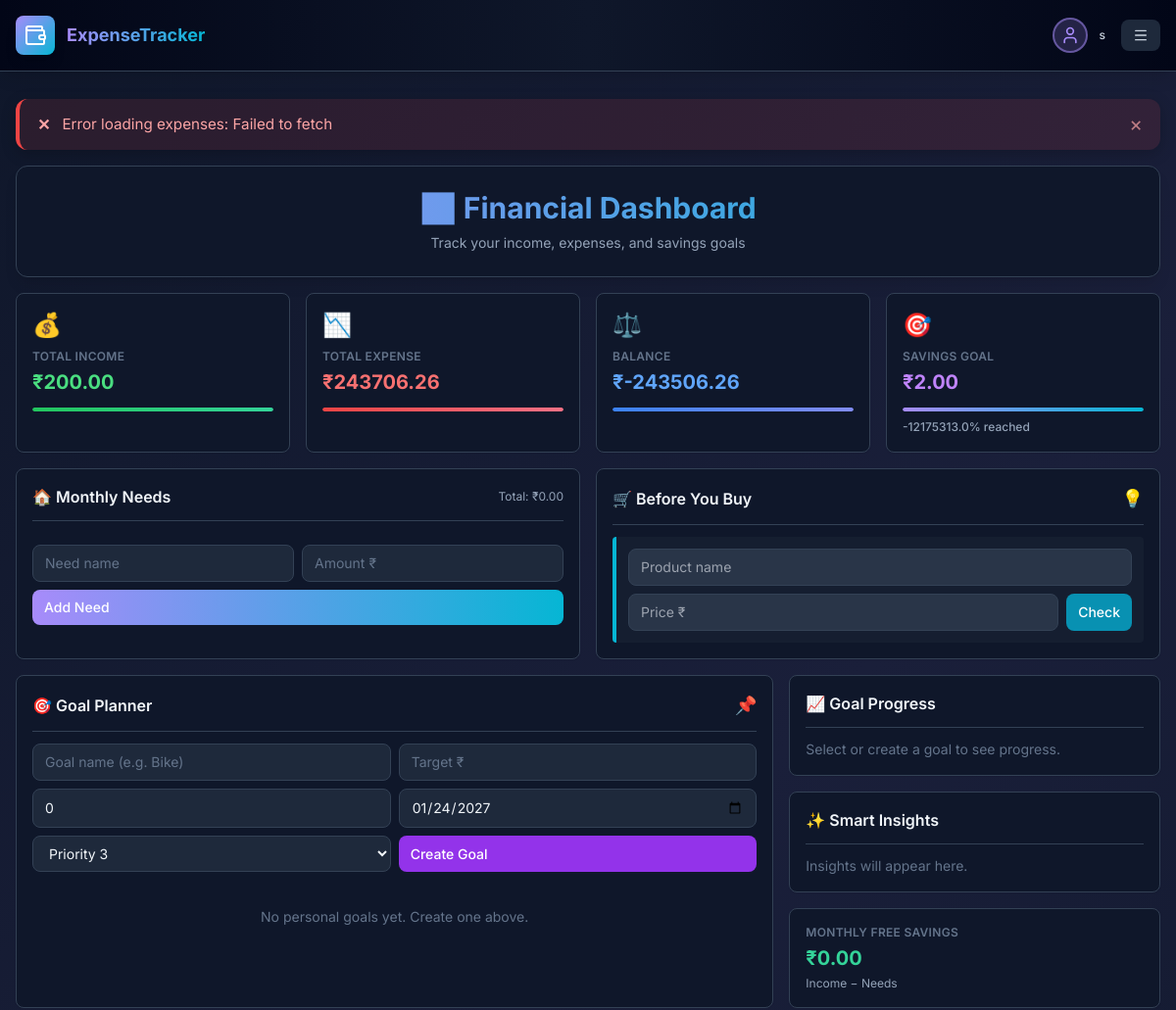
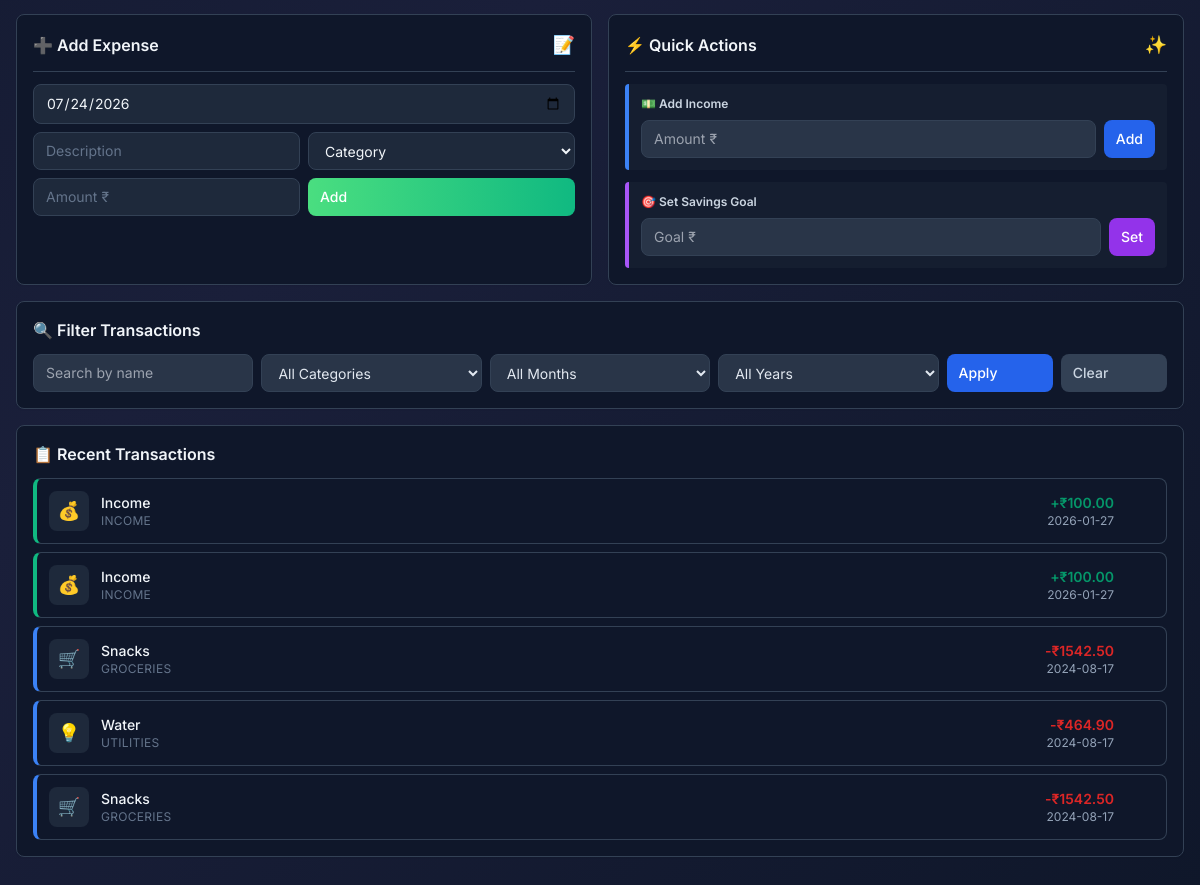
Before: / (signed in) with the older database file (2 pictures, top to bottom).
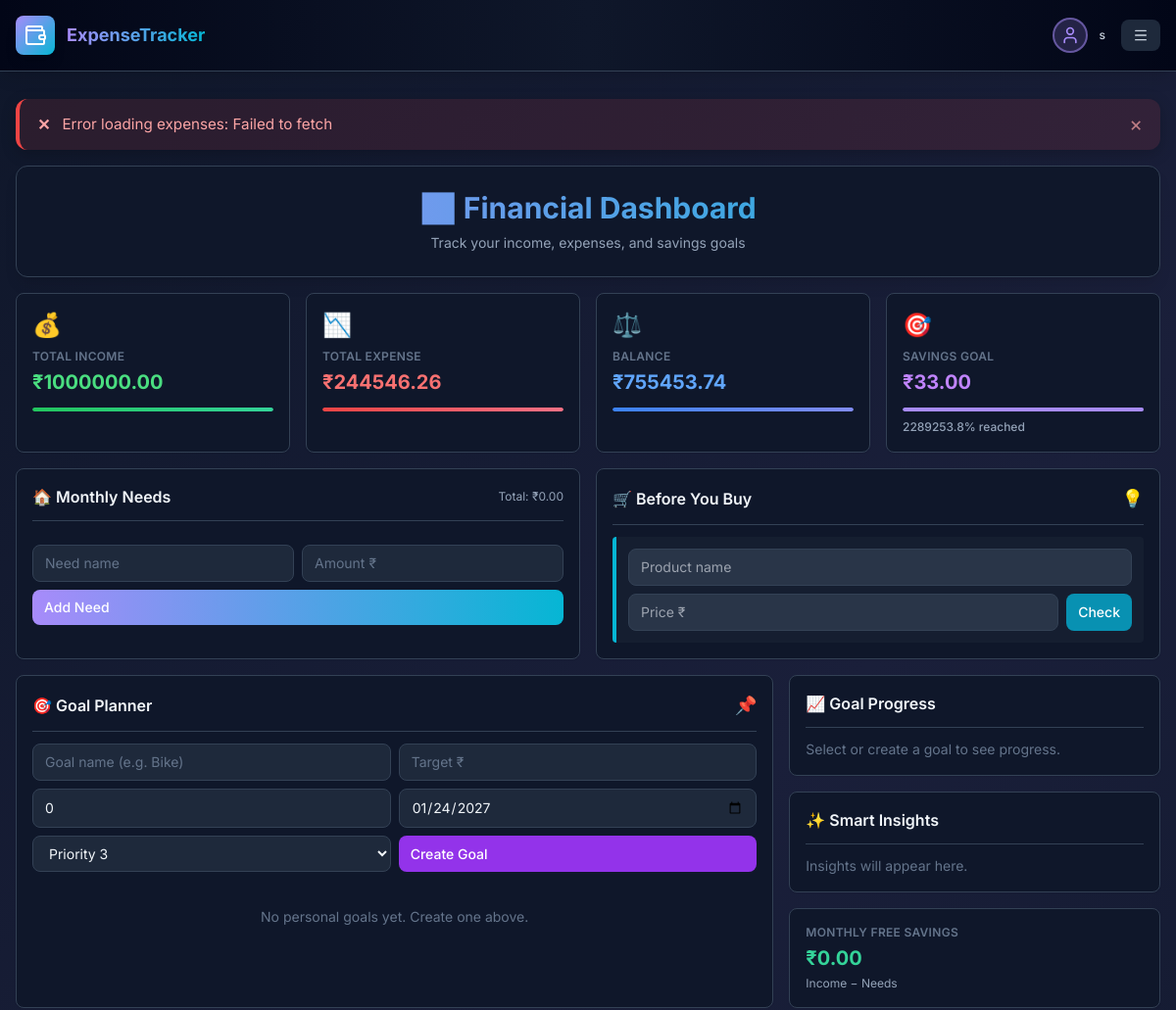
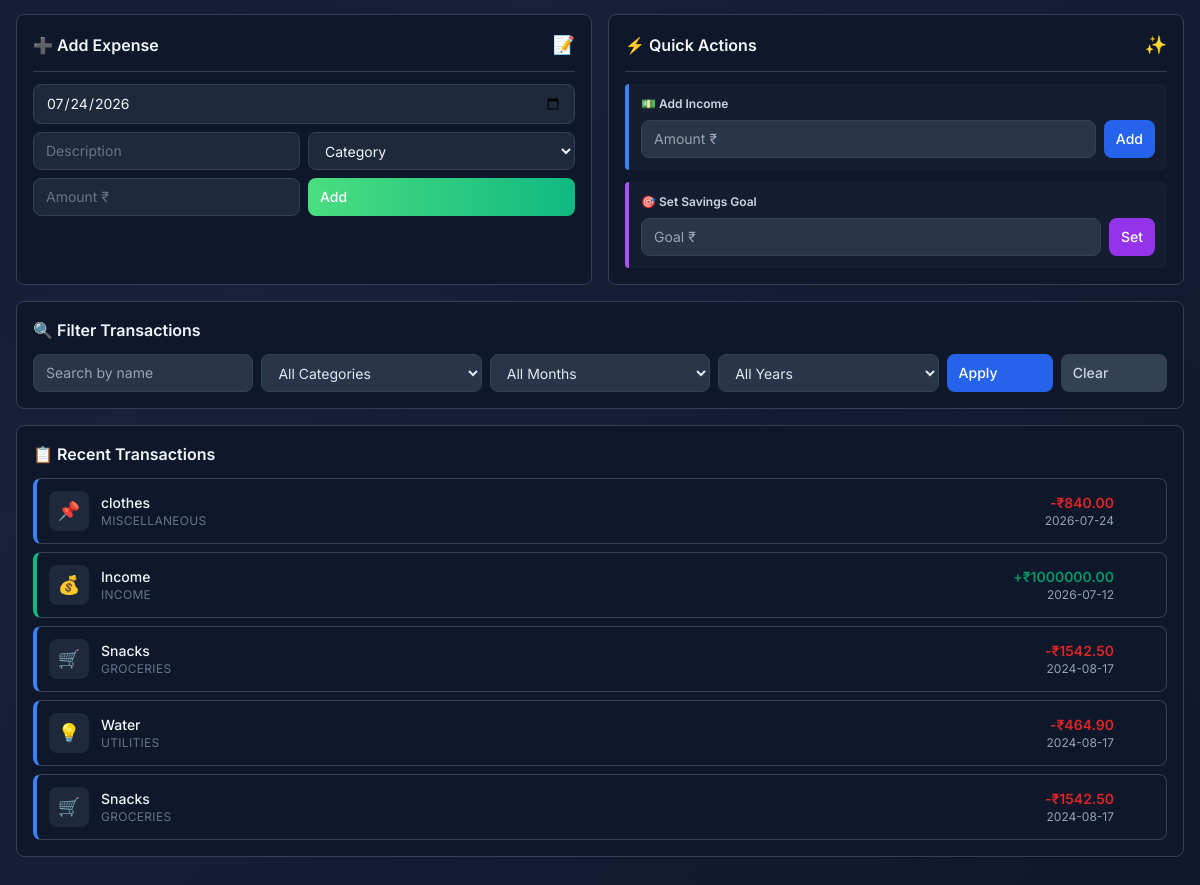
After: the same page with the newer database file (2 pictures, top to bottom).
### tables this page shows
CREATE TABLE goals (
                    user_id INTEGER PRIMARY KEY,
                    goal_amount REAL DEFAULT 0);

CREATE TABLE expenses (
                    id INTEGER PRIMARY KEY AUTOINCREMENT,
                    user_id INTEGER,
                    date TEXT,
                    name TEXT,
                    category TEXT,
                    amount REAL);

### app.py (the view)
@app.route('/', methods=['GET', 'POST'])
def index():
    if 'user_id' not in session:
        return redirect(url_for('login'))
    conn = get_db()
    filter_category = request.args.get('category', '').strip()
    filter_month = request.args.get('month', 'All')
    filter_year = request.args.get('year', 'All')
    filter_name = request.args.get('name', '').strip()
    query = "SELECT * FROM expenses WHERE user_id = ?"
    params = [session['user_id']]
    if filter_category and filter_category.lower() != "all":
        query += " AND LOWER(category) = ?"
        params.append(filter_category.lower())
    if filter_month != "All":
        query += " AND strftime('%m', date) = ?"
        params.append(f"{int(filter_month):02d}")
    if filter_year != "All":
        query += " AND strftime('%Y', date) = ?"
        params.append(filter_year)
    if filter_name:
        query += " AND LOWER(name) LIKE ?"
        params.append(f"%{filter_name.lower()}%")
    query += " ORDER BY date DESC"
    if not (filter_category or filter_month != "All" or filter_year != "All" or filter_name):
        query += " LIMIT 5"
    expenses = conn.execute(query, params).fetchall()
    total_income = sum(e['amount'] for e in conn.execute(
        "SELECT amount FROM expenses WHERE user_id = ? AND LOWER(category) = 'income'",
        (session['user_id'],)
    ))
    total_expense = sum(e['amount'] for e in conn.execute(
        "SELECT amount FROM expenses WHERE user_id = ? AND LOWER(category) != 'income'",
        (session['user_id'],)
    ))
    balance = total_income - total_expense
    g = conn.execute("SELECT goal_amount FROM goals WHERE user_id = ?", (session['user_id'],)).fetchone()
    goal = g['goal_amount'] if g else 0
    progress = (balance / goal * 100) if goal > 0 else 0
    years = [r['y'] for r in conn.execute(
        "SELECT DISTINCT strftime('%Y', date) as y FROM expenses WHERE user_id = ? ORDER BY y DESC",
        (session['user_id'],)
    ) if r['y']]
    conn.close()
    return render_template(
        'index.html',
        expenses=expenses,
        total_income=total_income,
        total_expense=total_expense,
        balance=balance,
        goal=goal,
        progress=progress,
        filter_category=filter_category,
        filter_month=filter_month,
        filter_year=filter_year,
        filter_name=filter_name,
        years=years
    )

### templates/index.html (shortened to what this page needs)
{% extends "base.html" %}
{% block content %}
<div class="dashboard-container space-y-4">
  <div class="bg-slate-900 border border-slate-700 rounded-xl p-6 shadow-lg text-center">
    <h2 class="text-3xl font-bold text-transparent bg-gradient-to-r from-primary to-accent bg-clip-text mb-2">📊 Financial Dashboard</h2>
    <p class="text-slate-400 text-sm">Track your income, expenses, and savings goals</p>
  </div>
  <div id="stats-container" class="grid grid-cols-1 md:grid-cols-2 lg:grid-cols-4 gap-4">
    <div class="bg-slate-900 border border-slate-700 rounded-lg p-4 shadow-sm hover:shadow-lg hover:border-slate-600 hover:bg-slate-800 transition-all">
      <div class="stat-icon text-2xl mb-2">💰</div>
      <p class="stat-label text-xs font-semibold text-slate-500 uppercase tracking-wide">Total Income</p>
      <p class="stat-value text-xl font-bold text-green-400 mt-1" id="total-income">₹{{ "%.2f"|format(total_income) }}</p>
      <div class="stat-bar h-1 bg-slate-800 rounded mt-3 overflow-hidden">
        <div class="stat-bar-fill h-full bg-gradient-to-r from-green-500 to-emerald-400"></div>
      </div>
    </div>
    <div class="bg-slate-900 border border-slate-700 rounded-lg p-4 shadow-sm hover:shadow-lg hover:border-slate-600 hover:bg-slate-800 transition-all">
      <div class="stat-icon text-2xl mb-2">📉</div>
      <p class="stat-label text-xs font-semibold text-slate-500 uppercase tracking-wide">Total Expense</p>
      <p class="stat-value text-xl font-bold text-red-400 mt-1" id="total-expense">₹{{ "%.2f"|format(total_expense) }}</p>
      <div class="stat-bar h-1 bg-slate-800 rounded mt-3 overflow-hidden">
        <div class="stat-bar-fill h-full bg-gradient-to-r from-red-500 to-rose-400"></div>
      </div>
    </div>
    <div class="bg-slate-900 border border-slate-700 rounded-lg p-4 shadow-sm hover:shadow-lg hover:border-slate-600 hover:bg-slate-800 transition-all">
      <div class="stat-icon text-2xl mb-2">⚖️</div>
      <p class="stat-label text-xs font-semibold text-slate-500 uppercase tracking-wide">Balance</p>
      <p class="stat-value text-xl font-bold text-blue-400 mt-1" id="balance">₹{{ "%.2f"|format(balance) }}</p>
      <div class="stat-bar h-1 bg-slate-800 rounded mt-3 overflow-hidden">
        <div class="stat-bar-fill h-full bg-gradient-to-r from-blue-500 to-indigo-400"></div>
      </div>
    </div>
    <div class="bg-slate-900 border border-slate-700 rounded-lg p-4 shadow-sm hover:shadow-lg hover:border-slate-600 hover:bg-slate-800 transition-all">
      <div class="stat-icon text-2xl mb-2">🎯</div>
      <p class="stat-label text-xs font-semibold text-slate-500 uppercase tracking-wide">Savings Goal</p>
      <p class="stat-value text-xl font-bold text-purple-400 mt-1" id="goal-amount">₹{{ "%.2f"|format(goal) }}</p>
      <div id="goal-progress" class="mt-3">
        {% if goal > 0 %}
        <div class="h-1 bg-slate-800 rounded overflow-hidden mb-1">
          <div class="progress-bar h-full bg-gradient-to-r from-primary to-accent" style="width: {{ progress|round(1) }}%"></div>
        </div>
        <small class="progress-text text-xs text-slate-400">{{ progress|round(1) }}% reached</small>
        {% else %}
        <small class="progress-text text-xs text-slate-500">No goal set</small>
        {% endif %}
      </div>
    </div>
  </div>
  {% include 'partials/planning_section.html' %}
  <div class="grid grid-cols-1 lg:grid-cols-2 gap-4">
    <div class="bg-slate-900 border border-slate-700 rounded-lg p-4 shadow-sm hover:shadow-lg hover:border-slate-600 transition-all">
      <div class="flex justify-between items-center pb-3 border-b border-slate-700 mb-3">
        <h5 class="text-base font-semibold text-slate-100 m-0">➕ Add Expense</h5>
        <span class="text-lg">📝</span>
      </div>
      <form id="expenseForm" class="space-y-2" onsubmit="return false;">
        <div>
          <input type="date" id="expenseDate" name="date" class="w-full px-3 py-2 bg-slate-800 border border-slate-700 rounded-lg text-sm text-slate-100 focus:outline-none focus:ring-2 focus:ring-primary focus:border-transparent" required>
        </div>
        <div class="grid grid-cols-2 gap-2">
          <input type="text" name="name" class="w-full px-3 py-2 bg-slate-800 border border-slate-700 rounded-lg text-sm text-slate-100 placeholder-slate-500 focus:outline-none focus:ring-2 focus:ring-primary focus:border-transparent" placeholder="Description" required>
          <select name="category" class="w-full px-3 py-2 bg-slate-800 border border-slate-700 rounded-lg text-sm text-slate-100 focus:outline-none focus:ring-2 focus:ring-primary focus:border-transparent" required>
            <option value="" class="bg-slate-800 text-slate-100">Category</option>
          </select>
        </div>
        <div class="grid grid-cols-2 gap-2">
          <input type="number" name="amount" step="0.01" class="w-full px-3 py-2 bg-slate-800 border border-slate-700 rounded-lg text-sm text-slate-100 placeholder-slate-500 focus:outline-none focus:ring-2 focus:ring-primary focus:border-transparent" placeholder="Amount ₹" required>
          <button type="button" onclick="addExpense(); return false;" class="px-3 py-2 bg-gradient-to-r from-success to-emerald-500 text-white font-medium rounded-lg text-sm hover:shadow-lg hover:from-emerald-500 hover:to-green-500 transition-all">Add</button>
        </div>
      </form>
    </div>
    <div class="bg-slate-900 border border-slate-700 rounded-lg p-4 shadow-sm hover:shadow-lg hover:border-slate-600 hover:bg-slate-800 transition-all">
      <div class="flex justify-between items-center pb-3 border-b border-slate-700 mb-3">
        <h5 class="text-base font-semibold text-slate-100 m-0">⚡ Quick Actions</h5>
        <span class="text-lg">✨</span>
      </div>
      <div class="space-y-3">
        <div class="border-l-4 border-blue-500 bg-slate-800/40 p-3 rounded">
          <label class="block text-xs font-semibold text-slate-300 mb-2">💵 Add Income</label>
          <div class="flex gap-2">
            <input type="number" id="incomeAmount" step="0.01" class="flex-1 px-3 py-2 border border-slate-700 rounded-lg text-sm focus:outline-none focus:ring-2 focus:ring-primary focus:border-transparent" placeholder="Amount ₹">
            <button type="button" onclick="addIncome(); return false;" class="px-3 py-2 bg-blue-600 text-white font-medium rounded-lg text-sm hover:bg-blue-700 transition-colors">Add</button>
          </div>
        </div>
        <div class="border-l-4 border-purple-500 bg-slate-800/40 p-3 rounded">
          <label class="block text-xs font-semibold text-slate-300 mb-2">🎯 Set Savings Goal</label>
          <div class="flex gap-2">
            <input type="number" id="goalAmount" step="0.01" class="flex-1 px-3 py-2 border border-slate-700 rounded-lg text-sm focus:outline-none focus:ring-2 focus:ring-primary focus:border-transparent" placeholder="Goal ₹">
            <button type="button" onclick="setGoal(); return false;" class="px-3 py-2 bg-purple-600 text-white font-medium rounded-lg text-sm hover:bg-purple-700 transition-colors">Set</button>
          </div>
        </div>
      </div>
    </div>
  </div>
  <div class="bg-slate-900 border border-slate-700 rounded-lg p-4 shadow-sm">
    <h5 class="text-base font-semibold text-slate-100 mb-3">🔍 Filter Transactions</h5>
    <form id="filterForm" class="space-y-3" onsubmit="return false;">
      <div class="grid grid-cols-1 md:grid-cols-2 lg:grid-cols-5 gap-2">
        <input type="text" name="name" class="px-3 py-2 border border-slate-700 rounded-lg text-sm focus:outline-none focus:ring-2 focus:ring-primary focus:border-transparent" placeholder="Search by name" value="{{ filter_name }}">
        <select name="category" class="px-3 py-2 border border-slate-700 rounded-lg text-sm focus:outline-none focus:ring-2 focus:ring-primary focus:border-transparent">
          <option value="">All Categories</option>
        </select>
        <select name="month" class="px-3 py-2 border border-slate-700 rounded-lg text-sm focus:outline-none focus:ring-2 focus:ring-primary focus:border-transparent">
          <option value="All">All Months</option>
        </select>
        <select name="year" class="px-3 py-2 border border-slate-700 rounded-lg text-sm focus:outline-none focus:ring-2 focus:ring-primary focus:border-transparent">
          <option value="All">All Years</option>
        </select>
        <div class="flex gap-2">
          <button type="button" onclick="applyFilter(); return false;" class="px-3 py-2 bg-blue-600 text-white font-medium rounded-lg text-sm hover:bg-blue-700 transition-colors w-full">Apply</button>
          <button type="button" onclick="clearFilter(); return false;" class="px-3 py-2 bg-slate-700 text-slate-300 font-medium rounded-lg text-sm hover:bg-slate-700 transition-colors w-full">Clear</button>
        </div>
      </div>
    </form>
  </div>
  <div class="bg-slate-900 border border-slate-700 rounded-lg p-4 shadow-sm">
    <h5 class="text-base font-semibold text-slate-100 mb-3">📋 Recent Transactions</h5>
    <div id="transactionsList" class="space-y-2">
      {% for e in expenses %}
        <div id="expense-{{ e.id }}" class="flex items-center justify-between p-3 border border-slate-700 rounded-lg hover:bg-slate-800 transition-all group relative {% if e.category|lower == 'income' %}border-l-4 border-l-emerald-500{% else %}border-l-4 border-l-blue-500{% endif %}">
          <div class="flex items-center gap-3 flex-1">
            <div class="w-10 h-10 bg-slate-800 rounded-lg flex items-center justify-center text-lg flex-shrink-0">
              {% if e.category|lower == 'income' %}
                <span>💰</span>
              {% elif e.category|lower == 'education' %}
                <span>🎓</span>
              {% elif e.category|lower == 'healthcare' %}
                <span>🏥</span>
              {% elif e.category|lower == 'entertainment' %}
                <span>🎬</span>
              {% elif e.category|lower == 'utilities' %}
                <span>💡</span>
              {% elif e.category|lower == 'groceries' %}
                <span>🛒</span>
              {% elif e.category|lower == 'transport' %}
                <span>🚗</span>
              {% else %}
                <span>📌</span>
              {% endif %}
            </div>
            <div>
              <p class="font-medium text-sm text-slate-100 m-0">{{ e.name }}</p>
              <p class="text-xs text-slate-500 uppercase tracking-wide m-0">{{ e.category }}</p>
            </div>
          </div>
          <div class="text-right mr-10">
            <p class="font-semibold text-sm m-0 {% if e.category|lower == 'income' %}text-emerald-600{% else %}text-red-600{% endif %}">
              {% if e.category|lower == 'income' %}+{% else %}-{% endif %}₹{{ "%.2f"|format(e.amount) }}
            </p>
            <p class="text-xs text-slate-400 m-0">{{ e.date }}</p>
          </div>
        </div>
      {% endfor %}
    </div>
  </div>
</div>
{% endblock %}

Changed rows visible on the page:
removed expenses: name "Income", category "INCOME", amount "100.00", date "2026-01-27"
removed expenses: name "Income", category "INCOME", amount "100.00", date "2026-01-27"
changed goals: goal_amount "2.00" → "33.00"
added expenses: name "clothes", category "MISCELLANEOUS", amount "840.00", date "2026-07-24"
added expenses: name "Income", category "INCOME", amount "1000000.00", date "2026-07-12"
Other visible differences:
{{ "%.2f"|format(total_income) }}: "200.00" → "1000000.00"
{{ "%.2f"|format(total_expense) }}: "243706.26" → "244546.26"
{{ "%.2f"|format(balance) }}: "-243506.26" → "755453.74"
{{ progress|round(1) }}: "-12175313.0" → "2289253.8"
